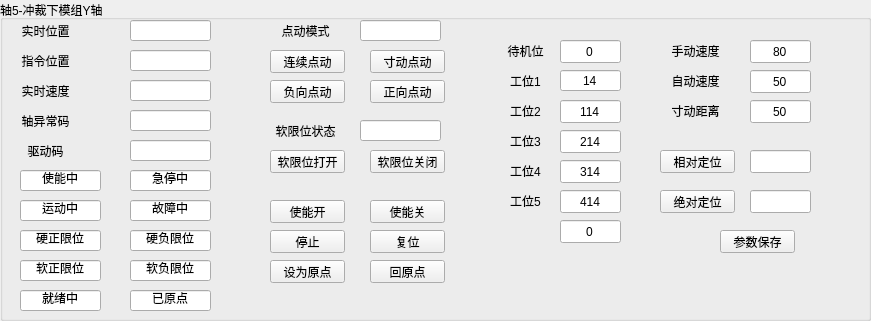
    <widget class="QGroupBox" name="A1_5">
     <property name="geometry">
      <rect>
       <x>60</x>
       <y>0</y>
       <width>871</width>
       <height>321</height>
      </rect>
     </property>
     <property name="minimumSize">
      <size>
       <width>400</width>
       <height>200</height>
      </size>
     </property>
     <property name="maximumSize">
      <size>
       <width>4000</width>
       <height>4000</height>
      </size>
     </property>
     <property name="title">
      <string>轴5-冲裁下模组Y轴</string>
     </property>
     <widget class="QPushButton" name="btn_MoveAbs_Axi_5">
      <property name="geometry">
       <rect>
        <x>660</x>
        <y>190</y>
        <width>75</width>
        <height>23</height>
       </rect>
      </property>
      <property name="text">
       <string>绝对定位</string>
      </property>
     </widget>
     <widget class="QPushButton" name="btn_Reset_Axi_5">
      <property name="geometry">
       <rect>
        <x>370</x>
        <y>230</y>
        <width>75</width>
        <height>23</height>
       </rect>
      </property>
      <property name="text">
       <string>复位</string>
      </property>
     </widget>
     <widget class="QPushButton" name="btn_Stop_Axi_5">
      <property name="geometry">
       <rect>
        <x>270</x>
        <y>230</y>
        <width>75</width>
        <height>23</height>
       </rect>
      </property>
      <property name="text">
       <string>停止</string>
      </property>
     </widget>
     <widget class="QPushButton" name="btn_GoHome_Axi_5">
      <property name="geometry">
       <rect>
        <x>370</x>
        <y>260</y>
        <width>75</width>
        <height>23</height>
       </rect>
      </property>
      <property name="text">
       <string>回原点</string>
      </property>
     </widget>
     <widget class="QLineEdit" name="lineEdit_MoveAbs_Axi_5">
      <property name="geometry">
       <rect>
        <x>750</x>
        <y>190</y>
        <width>61</width>
        <height>23</height>
       </rect>
      </property>
      <property name="text">
       <string/>
      </property>
      <property name="alignment">
       <set>Qt::AlignCenter</set>
      </property>
     </widget>
     <widget class="QPushButton" name="btn_SetHome_Axi_5">
      <property name="geometry">
       <rect>
        <x>270</x>
        <y>260</y>
        <width>75</width>
        <height>23</height>
       </rect>
      </property>
      <property name="text">
       <string>设为原点</string>
      </property>
     </widget>
     <widget class="QLineEdit" name="lineEdit_CurPos_Axi_5">
      <property name="geometry">
       <rect>
        <x>130</x>
        <y>20</y>
        <width>81</width>
        <height>21</height>
       </rect>
      </property>
      <property name="text">
       <string/>
      </property>
      <property name="alignment">
       <set>Qt::AlignCenter</set>
      </property>
      <property name="readOnly">
       <bool>true</bool>
      </property>
     </widget>
     <widget class="QLabel" name="label_CurPos_Axi_5">
      <property name="geometry">
       <rect>
        <x>0</x>
        <y>20</y>
        <width>91</width>
        <height>21</height>
       </rect>
      </property>
      <property name="text">
       <string>实时位置</string>
      </property>
      <property name="alignment">
       <set>Qt::AlignCenter</set>
      </property>
     </widget>
     <widget class="QLineEdit" name="lineEdit_Hard_AxiPosLimit_Axi_5">
      <property name="geometry">
       <rect>
        <x>20</x>
        <y>230</y>
        <width>81</width>
        <height>21</height>
       </rect>
      </property>
      <property name="text">
       <string>硬正限位</string>
      </property>
      <property name="alignment">
       <set>Qt::AlignCenter</set>
      </property>
      <property name="readOnly">
       <bool>true</bool>
      </property>
     </widget>
     <widget class="QLineEdit" name="lineEdit_Hard_AxiNegLimit_Axi_5">
      <property name="geometry">
       <rect>
        <x>130</x>
        <y>230</y>
        <width>81</width>
        <height>21</height>
       </rect>
      </property>
      <property name="text">
       <string>硬负限位</string>
      </property>
      <property name="alignment">
       <set>Qt::AlignCenter</set>
      </property>
      <property name="readOnly">
       <bool>true</bool>
      </property>
     </widget>
     <widget class="QLineEdit" name="lineEdit_Enable_Axi_5">
      <property name="geometry">
       <rect>
        <x>20</x>
        <y>170</y>
        <width>81</width>
        <height>21</height>
       </rect>
      </property>
      <property name="text">
       <string>使能中</string>
      </property>
      <property name="alignment">
       <set>Qt::AlignCenter</set>
      </property>
      <property name="readOnly">
       <bool>true</bool>
      </property>
     </widget>
     <widget class="QLineEdit" name="lineEdit_Standby_Axi_5">
      <property name="geometry">
       <rect>
        <x>560</x>
        <y>40</y>
        <width>61</width>
        <height>23</height>
       </rect>
      </property>
      <property name="text">
       <string>0</string>
      </property>
      <property name="alignment">
       <set>Qt::AlignCenter</set>
      </property>
     </widget>
     <widget class="QLineEdit" name="lineEdit_WorkPostion1_Axi_5">
      <property name="geometry">
       <rect>
        <x>560</x>
        <y>70</y>
        <width>61</width>
        <height>21</height>
       </rect>
      </property>
      <property name="text">
       <string>14</string>
      </property>
      <property name="alignment">
       <set>Qt::AlignCenter</set>
      </property>
     </widget>
     <widget class="QLineEdit" name="lineEdit_WorkPostion2_Axi_5">
      <property name="geometry">
       <rect>
        <x>560</x>
        <y>100</y>
        <width>61</width>
        <height>23</height>
       </rect>
      </property>
      <property name="text">
       <string>114</string>
      </property>
      <property name="alignment">
       <set>Qt::AlignCenter</set>
      </property>
     </widget>
     <widget class="QLabel" name="label_Standby_Axi_5">
      <property name="geometry">
       <rect>
        <x>480</x>
        <y>40</y>
        <width>91</width>
        <height>21</height>
       </rect>
      </property>
      <property name="text">
       <string>待机位</string>
      </property>
      <property name="alignment">
       <set>Qt::AlignCenter</set>
      </property>
     </widget>
     <widget class="QLabel" name="label_WorkStation1_Axi_5">
      <property name="geometry">
       <rect>
        <x>480</x>
        <y>70</y>
        <width>91</width>
        <height>21</height>
       </rect>
      </property>
      <property name="text">
       <string>工位1</string>
      </property>
      <property name="alignment">
       <set>Qt::AlignCenter</set>
      </property>
     </widget>
     <widget class="QLabel" name="label_WorkStation2_Axi_5">
      <property name="geometry">
       <rect>
        <x>480</x>
        <y>100</y>
        <width>91</width>
        <height>21</height>
       </rect>
      </property>
      <property name="text">
       <string>工位2</string>
      </property>
      <property name="alignment">
       <set>Qt::AlignCenter</set>
      </property>
     </widget>
     <widget class="QPushButton" name="btn_Jog_Pos_Axi_5">
      <property name="geometry">
       <rect>
        <x>370</x>
        <y>80</y>
        <width>75</width>
        <height>23</height>
       </rect>
      </property>
      <property name="text">
       <string>正向点动</string>
      </property>
     </widget>
     <widget class="QPushButton" name="btn_Jog_Neg_Axi_5">
      <property name="geometry">
       <rect>
        <x>270</x>
        <y>80</y>
        <width>75</width>
        <height>23</height>
       </rect>
      </property>
      <property name="text">
       <string>负向点动</string>
      </property>
     </widget>
     <widget class="QLabel" name="label_WorkStation_3_Axi_5">
      <property name="geometry">
       <rect>
        <x>480</x>
        <y>130</y>
        <width>91</width>
        <height>21</height>
       </rect>
      </property>
      <property name="text">
       <string>工位3</string>
      </property>
      <property name="alignment">
       <set>Qt::AlignCenter</set>
      </property>
     </widget>
     <widget class="QLineEdit" name="lineEdit_WorkPostion3_Axi_5">
      <property name="geometry">
       <rect>
        <x>560</x>
        <y>130</y>
        <width>61</width>
        <height>23</height>
       </rect>
      </property>
      <property name="text">
       <string>214</string>
      </property>
      <property name="alignment">
       <set>Qt::AlignCenter</set>
      </property>
     </widget>
     <widget class="QLabel" name="label_WorkStation_4_Axi_5">
      <property name="geometry">
       <rect>
        <x>480</x>
        <y>160</y>
        <width>91</width>
        <height>21</height>
       </rect>
      </property>
      <property name="text">
       <string>工位4</string>
      </property>
      <property name="alignment">
       <set>Qt::AlignCenter</set>
      </property>
     </widget>
     <widget class="QLineEdit" name="lineEdit_WorkPostion4_Axi_5">
      <property name="geometry">
       <rect>
        <x>560</x>
        <y>160</y>
        <width>61</width>
        <height>23</height>
       </rect>
      </property>
      <property name="text">
       <string>314</string>
      </property>
      <property name="alignment">
       <set>Qt::AlignCenter</set>
      </property>
     </widget>
     <widget class="QLabel" name="label_WorkStation_5_Axi_5">
      <property name="geometry">
       <rect>
        <x>480</x>
        <y>190</y>
        <width>91</width>
        <height>21</height>
       </rect>
      </property>
      <property name="text">
       <string>工位5</string>
      </property>
      <property name="alignment">
       <set>Qt::AlignCenter</set>
      </property>
     </widget>
     <widget class="QLineEdit" name="lineEdit_WorkPostion5_Axi_5">
      <property name="geometry">
       <rect>
        <x>560</x>
        <y>190</y>
        <width>61</width>
        <height>23</height>
       </rect>
      </property>
      <property name="text">
       <string>414</string>
      </property>
      <property name="alignment">
       <set>Qt::AlignCenter</set>
      </property>
     </widget>
     <widget class="QLineEdit" name="lineEdit_ManuVel_Axi_5">
      <property name="geometry">
       <rect>
        <x>750</x>
        <y>40</y>
        <width>61</width>
        <height>23</height>
       </rect>
      </property>
      <property name="text">
       <string>80</string>
      </property>
      <property name="alignment">
       <set>Qt::AlignCenter</set>
      </property>
     </widget>
     <widget class="QLabel" name="label_ManuVel_Axi_5">
      <property name="geometry">
       <rect>
        <x>650</x>
        <y>40</y>
        <width>91</width>
        <height>21</height>
       </rect>
      </property>
      <property name="text">
       <string>手动速度</string>
      </property>
      <property name="alignment">
       <set>Qt::AlignCenter</set>
      </property>
     </widget>
     <widget class="QPushButton" name="btn_SetParam_Axi_5">
      <property name="geometry">
       <rect>
        <x>720</x>
        <y>230</y>
        <width>75</width>
        <height>23</height>
       </rect>
      </property>
      <property name="text">
       <string>参数保存</string>
      </property>
     </widget>
     <widget class="QLineEdit" name="lineEdit_Estop_Axi_5">
      <property name="geometry">
       <rect>
        <x>130</x>
        <y>170</y>
        <width>81</width>
        <height>21</height>
       </rect>
      </property>
      <property name="text">
       <string>急停中</string>
      </property>
      <property name="alignment">
       <set>Qt::AlignCenter</set>
      </property>
      <property name="readOnly">
       <bool>true</bool>
      </property>
     </widget>
     <widget class="QLineEdit" name="lineEdit_Moving_Axi_5">
      <property name="geometry">
       <rect>
        <x>20</x>
        <y>200</y>
        <width>81</width>
        <height>21</height>
       </rect>
      </property>
      <property name="text">
       <string>运动中</string>
      </property>
      <property name="alignment">
       <set>Qt::AlignCenter</set>
      </property>
      <property name="readOnly">
       <bool>true</bool>
      </property>
     </widget>
     <widget class="QLineEdit" name="lineEdit_Err_Axi_5">
      <property name="geometry">
       <rect>
        <x>130</x>
        <y>200</y>
        <width>81</width>
        <height>21</height>
       </rect>
      </property>
      <property name="text">
       <string>故障中</string>
      </property>
      <property name="alignment">
       <set>Qt::AlignCenter</set>
      </property>
      <property name="readOnly">
       <bool>true</bool>
      </property>
     </widget>
     <widget class="QLineEdit" name="lineEdit_Soft_AxiPosLimit_Axi_5">
      <property name="geometry">
       <rect>
        <x>20</x>
        <y>260</y>
        <width>81</width>
        <height>21</height>
       </rect>
      </property>
      <property name="text">
       <string>软正限位</string>
      </property>
      <property name="alignment">
       <set>Qt::AlignCenter</set>
      </property>
     </widget>
     <widget class="QLineEdit" name="lineEdit_Soft_AxiNegLimit_Axi_5">
      <property name="geometry">
       <rect>
        <x>130</x>
        <y>260</y>
        <width>81</width>
        <height>21</height>
       </rect>
      </property>
      <property name="text">
       <string>软负限位</string>
      </property>
      <property name="alignment">
       <set>Qt::AlignCenter</set>
      </property>
      <property name="readOnly">
       <bool>true</bool>
      </property>
     </widget>
     <widget class="QLineEdit" name="lineEdit_Ready_Axi_5">
      <property name="geometry">
       <rect>
        <x>20</x>
        <y>290</y>
        <width>81</width>
        <height>21</height>
       </rect>
      </property>
      <property name="text">
       <string>就绪中</string>
      </property>
      <property name="alignment">
       <set>Qt::AlignCenter</set>
      </property>
      <property name="readOnly">
       <bool>true</bool>
      </property>
     </widget>
     <widget class="QLineEdit" name="lineEdit_Homed_Axi_5">
      <property name="geometry">
       <rect>
        <x>130</x>
        <y>290</y>
        <width>81</width>
        <height>21</height>
       </rect>
      </property>
      <property name="text">
       <string>已原点</string>
      </property>
      <property name="alignment">
       <set>Qt::AlignCenter</set>
      </property>
      <property name="readOnly">
       <bool>true</bool>
      </property>
     </widget>
     <widget class="QPushButton" name="btn_Enable_Open_Axi_5">
      <property name="geometry">
       <rect>
        <x>270</x>
        <y>200</y>
        <width>75</width>
        <height>23</height>
       </rect>
      </property>
      <property name="text">
       <string>使能开</string>
      </property>
     </widget>
     <widget class="QPushButton" name="btn_Enable_Close_Axi_5">
      <property name="geometry">
       <rect>
        <x>370</x>
        <y>200</y>
        <width>75</width>
        <height>23</height>
       </rect>
      </property>
      <property name="text">
       <string>使能关</string>
      </property>
     </widget>
     <widget class="QLabel" name="label_ActPos_Axi_5">
      <property name="geometry">
       <rect>
        <x>0</x>
        <y>50</y>
        <width>91</width>
        <height>21</height>
       </rect>
      </property>
      <property name="text">
       <string>指令位置</string>
      </property>
      <property name="alignment">
       <set>Qt::AlignCenter</set>
      </property>
     </widget>
     <widget class="QLineEdit" name="lineEdit_SetPos_Axi_5">
      <property name="geometry">
       <rect>
        <x>130</x>
        <y>50</y>
        <width>81</width>
        <height>21</height>
       </rect>
      </property>
      <property name="text">
       <string/>
      </property>
      <property name="alignment">
       <set>Qt::AlignCenter</set>
      </property>
      <property name="readOnly">
       <bool>true</bool>
      </property>
     </widget>
     <widget class="QLabel" name="label_CurVel_Axi_5">
      <property name="geometry">
       <rect>
        <x>0</x>
        <y>80</y>
        <width>91</width>
        <height>21</height>
       </rect>
      </property>
      <property name="text">
       <string>实时速度</string>
      </property>
      <property name="alignment">
       <set>Qt::AlignCenter</set>
      </property>
     </widget>
     <widget class="QLineEdit" name="lineEdit_CurVel_Axi_5">
      <property name="geometry">
       <rect>
        <x>130</x>
        <y>80</y>
        <width>81</width>
        <height>21</height>
       </rect>
      </property>
      <property name="text">
       <string/>
      </property>
      <property name="alignment">
       <set>Qt::AlignCenter</set>
      </property>
      <property name="readOnly">
       <bool>true</bool>
      </property>
     </widget>
     <widget class="QLabel" name="label_AxiErro_Axi_5">
      <property name="geometry">
       <rect>
        <x>0</x>
        <y>110</y>
        <width>91</width>
        <height>21</height>
       </rect>
      </property>
      <property name="text">
       <string>轴异常码</string>
      </property>
      <property name="alignment">
       <set>Qt::AlignCenter</set>
      </property>
     </widget>
     <widget class="QLineEdit" name="lineEdit_AxiErri_Axi_5">
      <property name="geometry">
       <rect>
        <x>130</x>
        <y>110</y>
        <width>81</width>
        <height>21</height>
       </rect>
      </property>
      <property name="text">
       <string/>
      </property>
      <property name="alignment">
       <set>Qt::AlignCenter</set>
      </property>
      <property name="readOnly">
       <bool>true</bool>
      </property>
     </widget>
     <widget class="QLineEdit" name="lineEdit_SeroNo_Axi_5">
      <property name="enabled">
       <bool>true</bool>
      </property>
      <property name="geometry">
       <rect>
        <x>130</x>
        <y>140</y>
        <width>81</width>
        <height>21</height>
       </rect>
      </property>
      <property name="acceptDrops">
       <bool>true</bool>
      </property>
      <property name="text">
       <string/>
      </property>
      <property name="alignment">
       <set>Qt::AlignCenter</set>
      </property>
      <property name="readOnly">
       <bool>true</bool>
      </property>
     </widget>
     <widget class="QLabel" name="label_SeroNo_Axi_5">
      <property name="geometry">
       <rect>
        <x>0</x>
        <y>140</y>
        <width>91</width>
        <height>21</height>
       </rect>
      </property>
      <property name="text">
       <string>驱动码</string>
      </property>
      <property name="alignment">
       <set>Qt::AlignCenter</set>
      </property>
     </widget>
     <widget class="QLabel" name="label_AutoVel_Axi_5">
      <property name="geometry">
       <rect>
        <x>650</x>
        <y>70</y>
        <width>91</width>
        <height>21</height>
       </rect>
      </property>
      <property name="text">
       <string>自动速度</string>
      </property>
      <property name="alignment">
       <set>Qt::AlignCenter</set>
      </property>
     </widget>
     <widget class="QLabel" name="label_Inch_Axi_5">
      <property name="geometry">
       <rect>
        <x>650</x>
        <y>100</y>
        <width>91</width>
        <height>21</height>
       </rect>
      </property>
      <property name="text">
       <string>寸动距离</string>
      </property>
      <property name="alignment">
       <set>Qt::AlignCenter</set>
      </property>
     </widget>
     <widget class="QLineEdit" name="lineEdit_AutoVel_Axi_5">
      <property name="geometry">
       <rect>
        <x>750</x>
        <y>70</y>
        <width>61</width>
        <height>23</height>
       </rect>
      </property>
      <property name="text">
       <string>50</string>
      </property>
      <property name="alignment">
       <set>Qt::AlignCenter</set>
      </property>
     </widget>
     <widget class="QLineEdit" name="lineEdit_Inch_Axi_5">
      <property name="geometry">
       <rect>
        <x>750</x>
        <y>100</y>
        <width>61</width>
        <height>23</height>
       </rect>
      </property>
      <property name="text">
       <string>50</string>
      </property>
      <property name="alignment">
       <set>Qt::AlignCenter</set>
      </property>
     </widget>
     <widget class="QLineEdit" name="lineEdit_JogMode_Axi_5">
      <property name="geometry">
       <rect>
        <x>360</x>
        <y>20</y>
        <width>81</width>
        <height>21</height>
       </rect>
      </property>
      <property name="text">
       <string/>
      </property>
      <property name="alignment">
       <set>Qt::AlignCenter</set>
      </property>
      <property name="readOnly">
       <bool>true</bool>
      </property>
     </widget>
     <widget class="QLabel" name="label_JogMode_Axi_5">
      <property name="geometry">
       <rect>
        <x>260</x>
        <y>20</y>
        <width>91</width>
        <height>21</height>
       </rect>
      </property>
      <property name="text">
       <string>点动模式</string>
      </property>
      <property name="alignment">
       <set>Qt::AlignCenter</set>
      </property>
     </widget>
     <widget class="QPushButton" name="btn_Jog_Jog_Axi_5">
      <property name="geometry">
       <rect>
        <x>270</x>
        <y>50</y>
        <width>75</width>
        <height>23</height>
       </rect>
      </property>
      <property name="text">
       <string>连续点动</string>
      </property>
     </widget>
     <widget class="QPushButton" name="btn_Jog_Inch_Axi_5">
      <property name="geometry">
       <rect>
        <x>370</x>
        <y>50</y>
        <width>75</width>
        <height>23</height>
       </rect>
      </property>
      <property name="text">
       <string>寸动点动</string>
      </property>
     </widget>
     <widget class="QLineEdit" name="lineEdit_SoftLimitSet__Axi_5">
      <property name="geometry">
       <rect>
        <x>360</x>
        <y>120</y>
        <width>81</width>
        <height>21</height>
       </rect>
      </property>
      <property name="text">
       <string/>
      </property>
      <property name="alignment">
       <set>Qt::AlignCenter</set>
      </property>
      <property name="readOnly">
       <bool>true</bool>
      </property>
     </widget>
     <widget class="QLabel" name="label_SoftLimitSet_Axi_5">
      <property name="geometry">
       <rect>
        <x>260</x>
        <y>120</y>
        <width>91</width>
        <height>21</height>
       </rect>
      </property>
      <property name="text">
       <string>软限位状态</string>
      </property>
      <property name="alignment">
       <set>Qt::AlignCenter</set>
      </property>
     </widget>
     <widget class="QPushButton" name="btn_Jog_SoftOpen_Axi_5">
      <property name="geometry">
       <rect>
        <x>270</x>
        <y>150</y>
        <width>75</width>
        <height>23</height>
       </rect>
      </property>
      <property name="text">
       <string>软限位打开</string>
      </property>
     </widget>
     <widget class="QPushButton" name="btn_Jog_SoftClose_Axi_5">
      <property name="geometry">
       <rect>
        <x>370</x>
        <y>150</y>
        <width>75</width>
        <height>23</height>
       </rect>
      </property>
      <property name="text">
       <string>软限位关闭</string>
      </property>
     </widget>
     <widget class="QPushButton" name="btn_MoveRel_Axi_5">
      <property name="geometry">
       <rect>
        <x>660</x>
        <y>150</y>
        <width>75</width>
        <height>23</height>
       </rect>
      </property>
      <property name="text">
       <string>相对定位</string>
      </property>
     </widget>
     <widget class="QLineEdit" name="lineEdit_MoveRel_Axi_5">
      <property name="geometry">
       <rect>
        <x>750</x>
        <y>150</y>
        <width>61</width>
        <height>23</height>
       </rect>
      </property>
      <property name="text">
       <string/>
      </property>
      <property name="alignment">
       <set>Qt::AlignCenter</set>
      </property>
     </widget>
     <widget class="QLineEdit" name="lineEdit_PosId_Axi_5">
      <property name="geometry">
       <rect>
        <x>560</x>
        <y>220</y>
        <width>61</width>
        <height>23</height>
       </rect>
      </property>
      <property name="text">
       <string>0</string>
      </property>
      <property name="alignment">
       <set>Qt::AlignCenter</set>
      </property>
     </widget>
    </widget>
